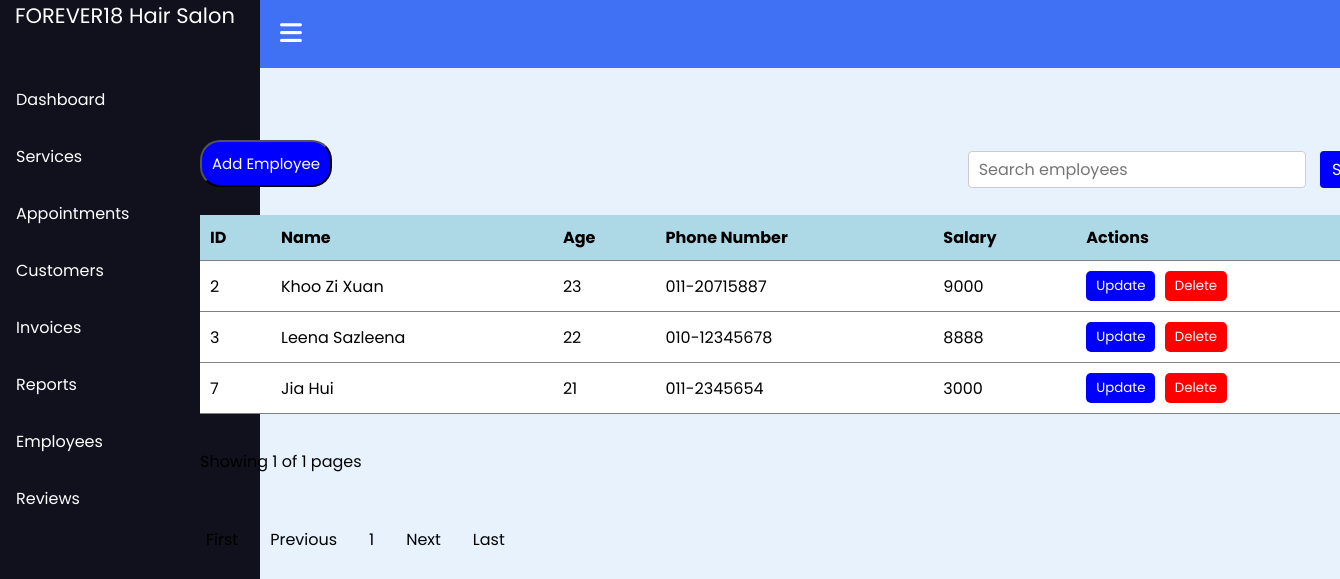
/admin/employees.php, run on the app's committed database.
### tables this page shows
CREATE TABLE `employees` (
  `id` int(10) NOT NULL,
  `name` varchar(50) NOT NULL,
  `age` int(10) NOT NULL,
  `phone` varchar(50) NOT NULL,
  `salary` int(30) NOT NULL
);

### admin/employees.php (the view, shortened to what this page needs)
<!DOCTYPE html>
<html lang="en">
<head>
    <link rel="stylesheet" href="css/employees.css">
    <link rel="stylesheet" href="css/pagination.css">
</head>
<body>
    <?php include("sidebar.php"); ?>
    <main class="main">
        <section id="content">
            <div class="employees-container">
                <button class="add-employees-button"><a href="add_employees.php">Add Employee</a></button>
                <form action="employees.php" method="GET">
                    <div class="search-container">
                        <input type="text" name="search" class="search" value="<?php if (isset($_GET['search'])) {
                            echo $_GET['search'];
                        } ?>" placeholder="Search employees">
                        <button type="submit" class="search-button">Search</button>
                    </div>
                </form>
                <table class="table">
                    <thead>
                        <tr>
                            <th>ID</th>
                            <th>Name</th>
                            <th>Age</th>
                            <th>Phone Number</th>
                            <th>Salary</th>
                            <th>Actions</th>
                        </tr>
                    </thead>
                    <tbody>
                        <?php
                        $start = 0;
                        $rows_per_page = 4;
                        $records = "SELECT * FROM employees";
                        $recordsResult = mysqli_query($conn, $records);
                        $num_of_rows = $recordsResult->num_rows;
                        $pages = ceil($num_of_rows / $rows_per_page);
                        if (isset($_GET['search'])) {
                            $search = $_GET['search'];
                            $sql = "SELECT * FROM employees WHERE name LIKE '%$search%' LIMIT $start, $rows_per_page";
                        } else {
                            $sql = "SELECT * FROM employees LIMIT $start, $rows_per_page";
                        }
                        $result = mysqli_query($conn, $sql);
                        if ($result) {
                            while ($row = mysqli_fetch_assoc($result)) {
                                $id = $row['id'];
                                $name = $row['name'];
                                $age = $row['age'];
                                $phone = $row['phone'];
                                $salary = $row['salary'];
                                echo
                                    '<tr>
                            <td>' . $id . '</td>
                            <td>' . $name . '</td>
                            <td>' . $age . '</td>
                            <td>' . $phone . '</td>
                            <td>' . $salary . '</td>
                            <td>
                                <button class="btn btn-primary"><a href="update_employees.php?updateid=' . $id . '" style="text-decoration: none;">Update</a></button>
                                <button class="btn btn-danger"><a href="delete_employees.php?deleteid=' . $id . '" style="text-decoration: none;">Delete</a></button>
                            </td>
                        </tr>';
                            }
                        }
                        ?>
                    </tbody>
                </table>
                <br>
                <div class="page-info">
                    <?php
                    if (!isset($_GET['page-num'])) {
                        $page = 1;
                    } else {
                        $page = $_GET['page-num'];
                    }
                    ?>
                    Showing
                    <?php echo $page ?> of
                    <?php echo $pages ?> pages
                </div>
                <br>
                <div class="pagination">
                    <a href="?page-num=1">First</a>
                    <?php
                    if (isset($_GET['page-num']) && $_GET['page-num'] > 1) {
                        ?>
                        <a href="?page-num=<?php echo $_GET['page-num'] - 1 ?>">Previous</a>
                        <?php
                    } else {
                        ?>
                        <a>Previous</a>
                        <?php
                    }
                    ?>
                    <div class="page-numbers">
                        <?php
                        for ($counter = 1; $counter <= $pages; $counter++) {
                            ?>
                            <a href="?page-num=<?php echo $counter ?>">
                                <?php echo $counter ?>
                            </a>
                            <?php
                        }
                        ?>
                    </div>
                    <?php
                    if (!isset($_GET['page-num'])) {
                        ?>
                        <a href="?page-num=2">Next</a>
                        <?php
                    } elseif ($_GET['page-num'] >= $pages) {
                        ?>
                        <a>Next</a>
                        <?php
                    } else {
                        ?>
                        <a href="?page-num=<?php echo $_GET['page-num'] + 1 ?>">Next</a>
                        <?php
                    }
                    ?>
                    <a href="?page-num=<?php echo $pages ?>">Last</a>
                </div>
            </div>
        </section>
    </main>
</body>
</html>

### admin/css/employees.css (style rules this page uses)
.table { width: 100%; border-collapse: collapse; }
.table th, .table td { padding: 10px; text-align: left; border-bottom: 1px solid grey; }
.table th { background-color: lightblue; }
.table tbody tr { background-color: white; }
.employees-container { width: 1200px; height: 500px; }
.add-employees-button { margin-bottom: 28px; margin-top: -10px; background-color: blue; border-radius: 20px; padding: 10px; font-size: 15px; }
.add-employees-button a { color: white; text-decoration: none; }
.btn { margin-right: 5px; }
.btn-primary { background-color: blue; border: none; padding: 5px 10px; cursor: pointer; border-radius: 5px; }
.btn-danger { background-color: red; border: none; padding: 5px 10px; cursor: pointer; border-radius: 5px; }
.btn-primary a { color: white; }
.btn-danger a { color: white; }
.search-container { float: right; margin-top: -64px; }
.search { padding: 5px 10px; border: 1px solid #ccc; border-radius: 4px; font-size: 16px; margin-right: 10px; }
.search-button { padding: 6px 12px; background-color: blue; color: white; border: none; border-radius: 4px; cursor: pointer; font-size: 16px; }

### admin/css/pagination.css (style rules this page uses)
.pagination { margin-top: 20px; margin-left: -10px; }
.pagination a { color: #000; float: left; padding: 8px 16px; text-decoration: none; transition: background-color .3s; }
.page-info { clear: both; margin-top: 10px; margin-right: 10px; }

### admin/includes/sidebar.css (style rules this page uses)
* { margin: 0; padding: 0; box-sizing: border-box; font-family: 'Poppins', sans-serif; }
.navbar, .main { left: 260px; width: calc(100% - 260px); transition: all 0.5s ease; z-index: 1000; }
.main { position: relative; display: flex; align-items: center; justify-content: center; height: 100vh; z-index: 100; background: #e7f2fd; }

### data on the page
employees: id "2", name "Khoo Zi Xuan", age "23", phone "011-20715887", salary "9000"
employees: id "3", name "Leena Sazleena", age "22", phone "010-12345678", salary "8888"
employees: id "7", name "Jia Hui", age "21", phone "011-2345654", salary "3000"

### other printed values
$page "1"
$pages "1"
